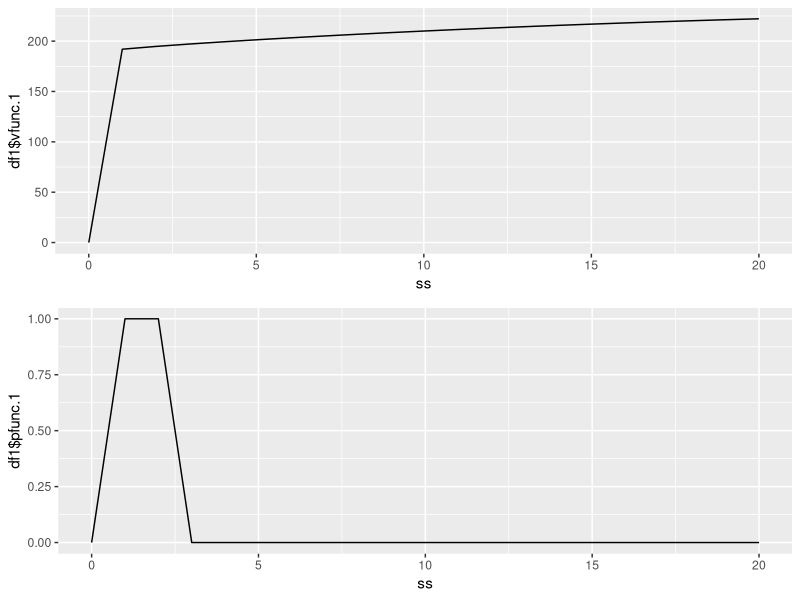
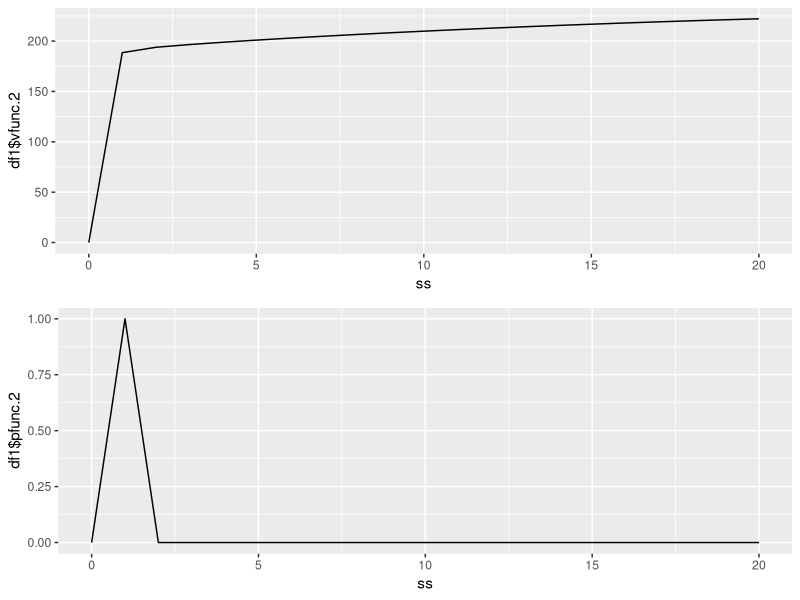

Source code (R) for these figures, in order: (Note: this script raises an error after producing the figures.)
setwd("C:/Users/Rayyan Sayeed/Documents/Northwestern Spring 2018/MKTG 551-3/Homework 5")
library(dplyr, tidyr)
library(MASS)
library(ggplot2)
library(gridExtra)

##### UTILITY AND VALUE FNS
#####
#####

# Define parameters

J = 2 # 2 pack sizes, {2,5}
I = 20 # Max inventory holding
beta = 0.99; alpha = 4; gam = 4

# Transportation cost

tau = cbind(0,0.5)

# Holding cost

cost=function(i_t){
  return(0.05*i_t)
}


# Period Utility function, consumer in state i_t

# Define p_jt matrix, price of choice of pack size j, time t
nj = c(2,5)
p_1=rbind(1.2,3)
p_2=rbind(2,5)
p_matrix = cbind(p_1,p_2)

util = function(i_t,p_vec,j){
    if(j != 0){
      return(-alpha*p_vec[j]-tau[j]+gam - cost(i_t+nj[j]-1))
    }
    else if(j == 0 & i_t >= 1 ){
      return(gam-cost(i_t-1))
    }
    else{
      return(0)
    }
  }

# Value function, weighted by prob.

vfunc.rhs = function(i_t,p_vec,j,s,vf){
  if(j != 0){
  return( util(i_t,p_vec,j) + beta*( .16*vfunc.approx(i_t-1+nj[j],1,vf)) + (1-.16)*vfunc.approx(i_t-1+nj[j],2,vf) )
  }
 else{return( util(i_t,p_vec,j) + beta*( .16*vfunc.approx(i_t-1,1,vf)) + (1-.16)*vfunc.approx(i_t-1,2,vf) )} 
}

### Value function approximation by either linear or cubic interpolation

vfunc.approx = function(s,p,vf){
  
    # linear interpolation
    if(s >= ss[length(ss)]) {
      return(vf[length(ss),p])
    }
    else{
      s.idx.lower = floor((s/ss.grid.step)) + 1
      s.idx.upper = s.idx.lower + 1
      return(vf[s.idx.lower] + 
               (s-ss[s.idx.lower])*(vf[s.idx.upper] - vf[s.idx.lower]))/ss.grid.step
    }
  }


# Dont need policy func approx, will get it from iteration later

##### SOLVE VALUE AND POLICY FNS
#####
#####

# Solve for the value and policy functions on the state space grid
vfunc.solve = function(ss){
  
  ## ss is state space
  ss.n = length(ss)
  
  # empty vfunc and pfunc current fns
  vfunc.curr = matrix(0,nrow=ss.n,ncol=2)
  pfunc.curr = matrix(0,nrow=ss.n,ncol=2)
  
  # With no cake, nothing to eat and no utility
  vfunc.curr[1] = 0
  pfunc.curr[1] = 0
  
  iter = 1
  curr.tol = 9e9
 
  while(curr.tol > tol.conv & iter < 100){
    
    # Create empty value and policy functions
    vfunc.new = matrix(0,nrow=ss.n,ncol=2)
    pfunc.new = matrix(0,nrow=ss.n,ncol=2)

    ########################
    
    # Solve for rest of state space
    for(s in 2:ss.n){
      # iterates through pack sizes
      # vfunc.rhs = function(i_t,p,j,s,vf)
      for(p in 1:2){
        pack_vec=p_matrix[,p]
        approx_j0= vfunc.rhs(ss[s],pack_vec,0,s,vfunc.curr)
        approx_j1= vfunc.rhs(ss[s],pack_vec,1,s,vfunc.curr)
        approx_j2= vfunc.rhs(ss[s],pack_vec,2,s,vfunc.curr)
        
        vfunc.new[s,p]=log(exp(approx_j0)+exp(approx_j1)+exp(approx_j2))
        #print(approx_j0)
        #print(approx_j1)
        #print(approx_j2)
        pfmax = which.max(c(approx_j0,approx_j1,approx_j2))
        pfunc.new[s,p]= pfmax-1
      }
    }
    #print(vfunc.new)
    #print(vfunc.curr)
    # Check convergence criterion
    curr.tol = max(abs(vfunc.new - vfunc.curr))
    if(!is.null(print)) {
      cat("k =", iter,
          " | norm =", round(curr.tol,6),
          " |", round(vfunc.new[c(2:3,floor(ss.n/2),(ss.n-1):ss.n)], 6), "\n")
    }
    if(curr.tol < tol.conv){ cat("Converged in", iter, " iterations with tol", curr.tol) }
    
    # Update for the next iteration
    vfunc.curr = vfunc.new
    pfunc.curr = pfunc.new
    iter = iter + 1
  }
  return(data.frame(ss=ss,vfunc=vfunc.curr, pfunc=pfunc.curr))
  
  ##### DYNAMIC DECISION SIMULATION
  #####
  #####
  
  # Simulate the problem to verify the solution
  vfunc.sim = function(df, s.init, T.sim=100, vfunc.curr.approx=NULL, pfunc.curr.approx=NULL){
    
    ss = df$ss
    vfunc.curr = df$vfunc
    pfunc.curr = df$pfunc
    
    # Initial state 
    s1 = ss[s.init]
    
      
      # Law of motion
      curr.s = curr.s - c.star1
    }
    
    ##### POLICY FUNCTION SIMULATION
    #####
    #####
    
  
    
    curr.s = s1
    for(t in 1:T.sim){
      # Using the policy function
      c.star2 = pfunc.approx(curr.s, pfunc.curr, spline.func=pfunc.curr.approx)
      state.seq2[t] = curr.s
      cons.seq2[t] = c.star2
      util.seq2[t] = util(c.star2)
      util.discounted.sum2 = util.discounted.sum2 + (beta^(t-1))*util.seq2[t]
      
      # Law of motion
      curr.s = curr.s - c.star2
    }
    
    print(paste("Initial State: s_1 =", s1))
    print(paste("Discounted sum of utils (vfunc):", 
                util.discounted.sum1, "|",
                (abs(vfunc.curr[s.init]-util.discounted.sum1))))
    print(paste("Discounted sum of utils (pfunc):", 
                util.discounted.sum2, "|", 
                (abs(vfunc.curr[s.init]-util.discounted.sum2))))
    print(paste("Value function at s_1:          ", 
                vfunc.curr[s.init], "| diff"))
  }
  
  ##### LINEAR INTERPOLATION, CASE 1: STEP SIZE = 1
  #####
  #####
  

  
  beta = 0.99
  ss.grid.step = 1.0
  ss = seq(from=0,to=20,by=ss.grid.step)
  tol.conv = 1e-6
  
  df1 = vfunc.solve(ss)
  
  # Plots for pack size 2
  
  
  p1_1 <- ggplot(df1, aes(x = ss, y=df1$vfunc.1)) + geom_line()
  p2_1 <- ggplot(df1, aes(x = ss, y=df1$pfunc.1)) + geom_line()
  grid.arrange(p1_1, p2_1)
  
  # Plots for pack size 5
  
  p1_2 <- ggplot(df1, aes(x = ss, y=df1$vfunc.2)) + geom_line()
  p2_2 <- ggplot(df1, aes(x = ss, y=df1$pfunc.2)) + geom_line()
  grid.arrange(p1_2, p2_2)
  
  
  
  
  
  
  
  
  
  
  
  
  
  
  
  
  
  
  vfunc.sim(df1, length(ss), T.sim=100)
  
  # Plot value and policy functions
  
  p1 <- ggplot(df1, aes(x = ss, y=vfunc)) + geom_line()
  p2 <- ggplot(df1, aes(x = ss, y=pfunc)) + geom_line()
  grid.arrange(p1, p2)
  
  ### Investigating wiggles in policy function
  
  s = 3
  c.seq = seq(from=0, to=2, by=0.1)
  v.c = sapply(c.seq, function(c){ return(vfunc.rhs(c,ss[s],df1$vfunc,NULL))})
  plot(c.seq,v.c,title="State: ss[3]=2")
  
  s = 5
  c.seq = seq(from=0, to=4, by=0.1)
  v.c = sapply(c.seq, function(c){ return(vfunc.rhs(c,ss[s],df1$vfunc,NULL))})
  plot(c.seq,v.c,title="State: ss[5]=4")
  
  ###### CASE 2: STEP SIZE = 0.1
  
  beta = 0.7
  ss.grid.step = 0.1
  ss = seq(from=0,to=20,by=ss.grid.step)
  tol.conv = 1e-6
  
  df2 = vfunc.solve(ss, approx="linear", print=1)
  vfunc.sim(df2, length(ss), T.sim=100)
  
  # Plot value and policy fns
  
  p1 <- ggplot(df2, aes(x = ss, y=vfunc)) + geom_line()
  p2 <- ggplot(df2, aes(x = ss, y=pfunc)) + geom_line()
  grid.arrange(p1, p2)
  
  ##### CASE 3: STEP SIZE = 0.01
  
  beta = 0.7
  ss.grid.step = 0.001
  ss = seq(from=0,to=20,by=ss.grid.step)
  tol.conv = 1e-6
  
  df3 = vfunc.solve(ss, approx="linear", print=NULL)
  vfunc.sim(df3, length(ss), T.sim=100)
  
  # Plot value and policy fns
  
  p1 <- ggplot(df3, aes(x = ss, y=vfunc)) + geom_line()
  p2 <- ggplot(df3, aes(x = ss, y=pfunc)) + geom_line()
  grid.arrange(p1, p2)
  
  ##### CUBIC INTERPOLATION, CASE 1: STEP SIZE = 1
  #####
  #####
  
  beta = 0.7
  ss.grid.step = 1.0
  ss = seq(from=0,to=20,by=ss.grid.step)
  tol.conv = 1e-6
  
  df1 = vfunc.solve(ss, approx="spline", print=1)
  vfunc.sim(df1, length(ss), T.sim=100, vfunc.curr.approx=1, pfunc.curr.approx=1)
  
  # Plots
  
  p1 <- ggplot(df1, aes(x = ss, y=vfunc)) + geom_line()
  p2 <- ggplot(df1, aes(x = ss, y=pfunc)) + geom_line()
  grid.arrange(p1, p2)
  
  ##### CASE 2: STEP SIZE = 0.1
  
  beta = 0.7
  ss.grid.step = 0.1
  ss = seq(from=0,to=20,by=ss.grid.step)
  tol.conv = 1e-6
  
  df2 = vfunc.solve(ss, approx="spline", print=1)
  vfunc.sim(df2, length(ss), T.sim=100, vfunc.curr.approx=1, pfunc.curr.approx=1)
  
  # Plots
  
  p1 <- ggplot(df2, aes(x = ss, y=vfunc)) + geom_line()
  p2 <- ggplot(df2, aes(x = ss, y=pfunc)) + geom_line()
  grid.arrange(p1, p2)
  
  ##### CASE 3: STEP SIZE = 0.01
  
  beta = 0.7
  ss.grid.step = 0.001
  ss = seq(from=0,to=20,by=ss.grid.step)
  tol.conv = 1e-6
  
  df3 = vfunc.solve(ss, approx="spline", print=1)
  vfunc.sim(df3, length(ss), T.sim=100, vfunc.curr.approx=1, pfunc.curr.approx=1)
  
  # Plots
  
  p1 <- ggplot(df3, aes(x = ss, y=vfunc)) + geom_line()
  p2 <- ggplot(df3, aes(x = ss, y=pfunc)) + geom_line()
  grid.arrange(p1, p2)
  

